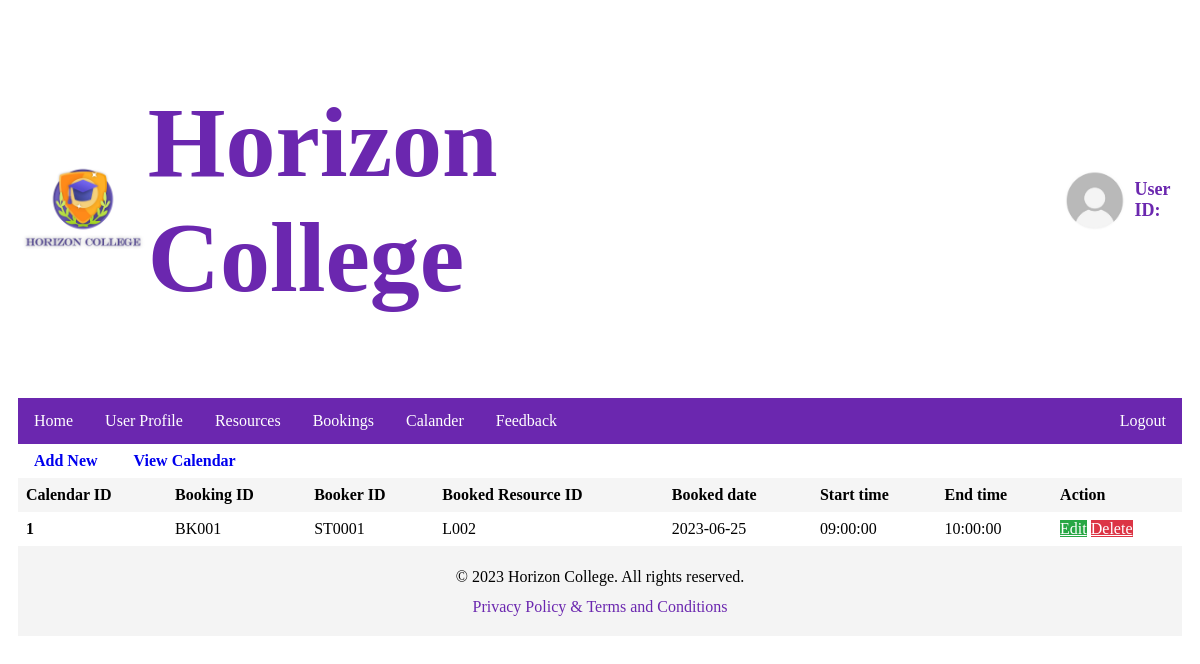
Screenshot of /php/calendarAdmin.php with the database file from the repository.
### tables this page shows
CREATE TABLE calendar2 (
  Calendar_id char(11) NOT NULL,
  Booking_ID char(5) NOT NULL,
  Booker_ID char(6) NOT NULL,
  Booked_Resource_ID char(4) NOT NULL,
  Booking_Date date NOT NULL,
  Booking_Start_Time time NOT NULL,
  Booking_End_Time time NOT NULL,
  constraint calendar2_pk primary key(Calendar_id)
  );

### php/calendarAdmin.php (the view, shortened to what this page needs)
<?php
    include('admin-header.php');
?>
<link rel="stylesheet" text="styles/css" href="../css/calender.css">
<a href="AddNewCalendar.php" class="btn btn-primary">Add New</a>
<a href="calander.php" class="btn btn-primary">View Calendar</a>
<table class="table">
  <thead>
    <tr>
      <th>Calendar ID</th>
      <th>Booking ID</th>
      <th>Booker ID</th>
      <th>Booked Resource ID</th>
      <th>Booked date</th>
      <th>Start time</th>
      <th>End time</th>
      <th>Action</th>
    </tr>
  </thead>
  <tbody>
    <?php
     include "config.php";
     $sql = "SELECT * FROM calendar2";
     $result = $conn ->query($sql);
      while ($row=$result->fetch_assoc()){
        echo"
    <tr>
      <th>$row[Calendar_id]</th>
      <td>$row[Booking_ID]</td>
      <td>$row[Booker_ID]</td>
      <td>$row[Booked_Resource_ID]</td>
      <td>$row[Booking_Date]</td>
      <td>$row[Booking_Start_Time]</td>
      <td>$row[Booking_End_Time]</td>
      <td>
              <a class='btn-success' href='editCalendar.php?id=$row[Calendar_id]'>Edit</a>
              <a class='btn-danger' href='deleteCalendar.php?id=$row[Calendar_id]'>Delete</a>
      </td>
    </tr>
    ";
    }
    ?>
  </tbody>
</table>
<?php
    include('footer.php');
?>

### css/header-homepage-footer.css (style rules this page uses)
body { background-color:white; background-size:cover; padding: 10px; }

### css/calender.css (style rules this page uses)
.table { width: 100%; border-collapse: collapse; padding-top:50px; }
.table th, .table td { padding: 8px; text-align: left; }
.table thead { background-color: #f5f5f5; }
.btn { display:inline-flex; padding: 0.5rem 1rem; font-size: 1rem; font-weight: bold; text-align: center; text-decoration:solid; border: none; border-radius: 0.25rem; cursor: pointer; transition: background-color 0.3s ease; }
.btn-success { color: #ffffff; background-color: #28a745; }
.btn-danger { color: #ffffff; background-color: #dc3545; }

### rows the page displays
calendar2: Calendar_id "1", Booking_ID "BK001", Booker_ID "ST0001", Booked_Resource_ID "L002", Booking_Date "2023-06-25", Booking_Start_Time "09:00:00", Booking_End_Time "10:00:00"
